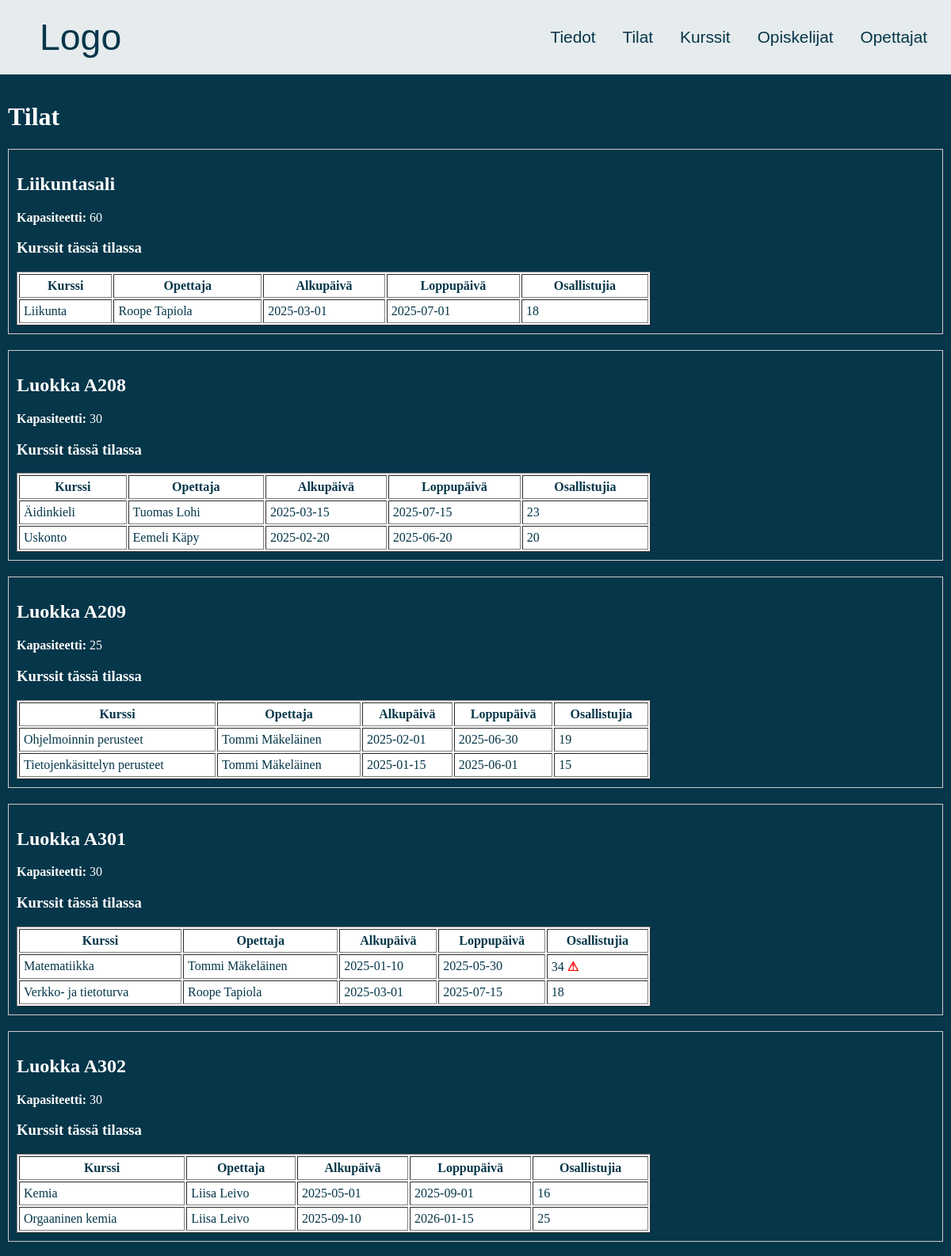
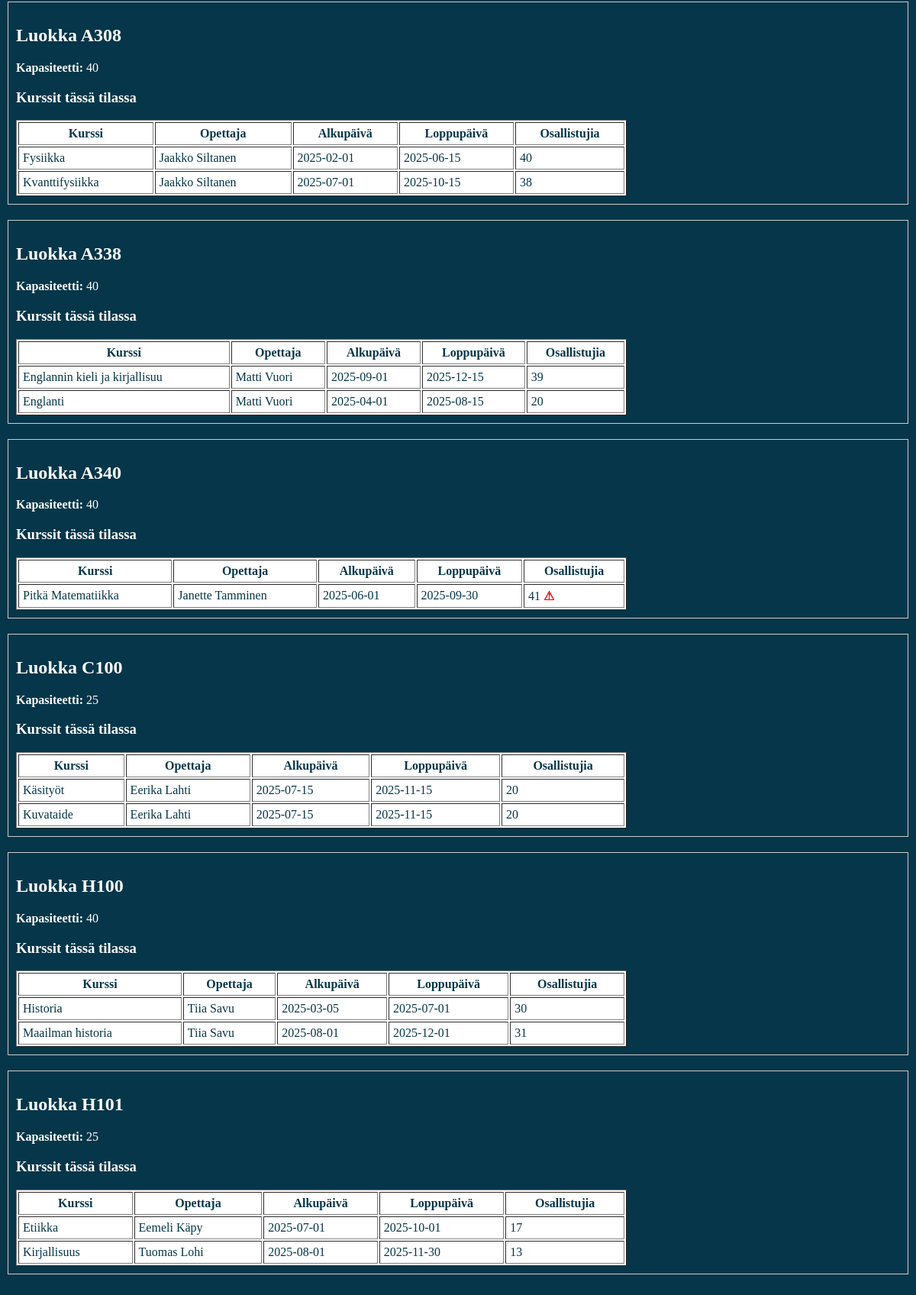
Screenshot of /Koodi/tilat.php with the database file from the repository (2 pictures, top to bottom).
### tables this page shows
CREATE TABLE `tilat` (
  `Tunnus` int(11) NOT NULL,
  `Nimi` varchar(30) NOT NULL,
  `Kapasiteetti` int(11) NOT NULL
);

CREATE TABLE `kurssit` (
  `Tunnus` int(11) NOT NULL,
  `Nimi` varchar(30) NOT NULL,
  `Kuvaus` text NOT NULL,
  `Alkupaiva` date NOT NULL,
  `Loppupaiva` date NOT NULL,
  `Opettaja` int(11) NOT NULL,
  `Tila` int(11) NOT NULL
);

CREATE TABLE `opettajat` (
  `Tunnusnumero` int(11) NOT NULL,
  `Etunimi` varchar(30) NOT NULL,
  `Sukunimi` varchar(30) NOT NULL,
  `Aine` varchar(30) NOT NULL
);

### Koodi/tilat.php (the view, shortened to what this page needs)
<?php
include 'yhteys.php';
$sql = "SELECT Tunnus, Nimi, Kapasiteetti FROM tilat ORDER BY Nimi";
$stmt = $yhteys->query($sql);
$tilat = $stmt->fetchAll(PDO::FETCH_ASSOC);
?>
<!DOCTYPE html>
<html lang="fi">
<head>
    <link rel="stylesheet" href="styles.css">
</head>
<body>
    <div class="header">
        <a href="index.php" class="logo">Logo</a>
        <div class="items">
            <a href="tiedot.php">Tiedot</a>
            <a href="tilat.php">Tilat</a>
            <a href="kurssit.php">Kurssit</a>
            <a href="opiskelijat.php">Opiskelijat</a>
            <a href="opettajat.php">Opettajat</a>
        </div>
    </div>
    <div class="content">
        <h1>Tilat</h1>
        <?php foreach ($tilat as $tila): ?>
            <div class="course-box" style="border:1px solid #ccc; padding:10px; margin-bottom:20px;">
                <h2><?= htmlspecialchars($tila['Nimi']) ?></h2>
                <p><strong>Kapasiteetti:</strong> <?= htmlspecialchars($tila['Kapasiteetti']) ?></p>
                <h3>Kurssit tässä tilassa</h3>
                <?php
                $sql2 = "SELECT k.Tunnus, k.Nimi, k.Alkupaiva, k.Loppupaiva,
                                o.Etunimi, o.Sukunimi
                         FROM kurssit k
                         LEFT JOIN opettajat o ON k.Opettaja = o.Tunnusnumero
                         WHERE k.Tila = ?
                         ORDER BY k.Nimi";
                $stmt2 = $yhteys->prepare($sql2);
                $stmt2->execute([$tila['Tunnus']]);
                $kurssit = $stmt2->fetchAll(PDO::FETCH_ASSOC);
                ?>
                <?php if (empty($kurssit)): ?>
                    <p>Ei tällä hetkellä kursseja tässä tilassa.</p>
                <?php else: ?>
                    <table border="1" cellpadding="5" style="width:100%; max-width:800px;">
                        <tr>
                            <th>Kurssi</th>
                            <th>Opettaja</th>
                            <th>Alkupäivä</th>
                            <th>Loppupäivä</th>
                            <th>Osallistujia</th>
                        </tr>
                        <?php foreach ($kurssit as $kurssi): ?>
                            <?php
                            $sql3 = "SELECT COUNT(*) AS osallistujia FROM kurssikirjautuminen WHERE Kurssi = ?";
                            $stmt3 = $yhteys->prepare($sql3);
                            $stmt3->execute([$kurssi['Tunnus']]);
                            $osallistujat = $stmt3->fetch(PDO::FETCH_ASSOC)['osallistujia'];
                            $varoitus = $osallistujat > $tila['Kapasiteetti'];
                            ?>
                            <tr>
                                <td><?= htmlspecialchars($kurssi['Nimi']) ?></td>
                                <td><?= htmlspecialchars($kurssi['Etunimi'] . ' ' . $kurssi['Sukunimi']) ?></td>
                                <td><?= htmlspecialchars($kurssi['Alkupaiva']) ?></td>
                                <td><?= htmlspecialchars($kurssi['Loppupaiva']) ?></td>
                                <td>
                                    <?= $osallistujat ?>
                                    <?php if ($varoitus): ?>
                                        <span class="warning">&#9888;</span>
                                    <?php endif; ?>
                                </td>
                            </tr>
                        <?php endforeach; ?>
                    </table>
                <?php endif; ?>
            </div>
        <?php endforeach; ?>
    </div>
</body>
</html>

### Koodi/styles.css (style rules this page uses)
html, body { margin: 0; padding: 0; min-height: 150vh; width: 100%; background-color: rgb(5, 54, 73); display: flex; flex-direction: column; }
.header { display: flex; justify-content: space-between; align-items: center; padding: 15px; background-color: rgb(255, 255, 255, 0.9); border-bottom: 0.3rem solid rgb(5, 54, 73); }
.header a { padding: 10px 15px; transition: all 0.3s ease; }
.header a { margin: 0; color: rgb(5, 54, 73); text-decoration: none; font-size: 1.3rem; font-family: 'Gill Sans', 'Gill Sans MT', Calibri, 'Trebuchet MS', sans-serif; transition: all 0.3s ease; }
.header .logo { align-items: center; padding: 5px; text-align: left; color: rgb(5, 54, 73); margin-left: 30px; text-decoration: none; font-size: 2.9rem; }
.content { color: white; padding: 10px; }
table, th, td { background-color: white; color: rgb(5, 54, 73); }

### Koodi/tilat.php (style rules this page uses)
.warning { color: red; font-weight: bold; }

### rows the page displays
tilat: Nimi "Liikuntasali", Kapasiteetti "60"
kurssit: Nimi "Liikunta", Opettaja.Sukunimi "Roope Tapiola", Alkupaiva "2025-03-01", Loppupaiva "2025-07-01", osallistujat "18"
tilat: Nimi "Luokka A208", Kapasiteetti "30"
kurssit: Nimi "Äidinkieli", Opettaja.Sukunimi "Tuomas Lohi", Alkupaiva "2025-03-15", Loppupaiva "2025-07-15", osallistujat "23"
kurssit: Nimi "Uskonto", Opettaja.Sukunimi "Eemeli Käpy", Alkupaiva "2025-02-20", Loppupaiva "2025-06-20", osallistujat "20"
tilat: Nimi "Luokka A209", Kapasiteetti "25"
kurssit: Nimi "Ohjelmoinnin perusteet", Opettaja.Sukunimi "Tommi Mäkeläinen", Alkupaiva "2025-02-01", Loppupaiva "2025-06-30", osallistujat "19"
kurssit: Nimi "Tietojenkäsittelyn perusteet", Opettaja.Sukunimi "Tommi Mäkeläinen", Alkupaiva "2025-01-15", Loppupaiva "2025-06-01", osallistujat "15"
tilat: Nimi "Luokka A301", Kapasiteetti "30"
kurssit: Nimi "Matematiikka", Opettaja.Sukunimi "Tommi Mäkeläinen", Alkupaiva "2025-01-10", Loppupaiva "2025-05-30", osallistujat "34"
kurssit: Nimi "Verkko- ja tietoturva", Opettaja.Sukunimi "Roope Tapiola", Alkupaiva "2025-03-01", Loppupaiva "2025-07-15", osallistujat "18"
tilat: Nimi "Luokka A302", Kapasiteetti "30"
kurssit: Nimi "Kemia", Opettaja.Sukunimi "Liisa Leivo", Alkupaiva "2025-05-01", Loppupaiva "2025-09-01", osallistujat "16"
kurssit: Nimi "Orgaaninen kemia", Opettaja.Sukunimi "Liisa Leivo", Alkupaiva "2025-09-10", Loppupaiva "2026-01-15", osallistujat "25"
tilat: Nimi "Luokka A308", Kapasiteetti "40"
kurssit: Nimi "Fysiikka", Opettaja.Sukunimi "Jaakko Siltanen", Alkupaiva "2025-02-01", Loppupaiva "2025-06-15", osallistujat "40"
kurssit: Nimi "Kvanttifysiikka", Opettaja.Sukunimi "Jaakko Siltanen", Alkupaiva "2025-07-01", Loppupaiva "2025-10-15", osallistujat "38"
tilat: Nimi "Luokka A338", Kapasiteetti "40"
kurssit: Nimi "Englannin kieli ja kirjallisuu", Opettaja.Sukunimi "Matti Vuori", Alkupaiva "2025-09-01", Loppupaiva "2025-12-15", osallistujat "39"
kurssit: Nimi "Englanti", Opettaja.Sukunimi "Matti Vuori", Alkupaiva "2025-04-01", Loppupaiva "2025-08-15", osallistujat "20"
tilat: Nimi "Luokka A340", Kapasiteetti "40"
kurssit: Nimi "Pitkä Matematiikka", Opettaja.Sukunimi "Janette Tamminen", Alkupaiva "2025-06-01", Loppupaiva "2025-09-30", osallistujat "41"
tilat: Nimi "Luokka C100", Kapasiteetti "25"
kurssit: Nimi "Käsityöt", Opettaja.Sukunimi "Eerika Lahti", Alkupaiva "2025-07-15", Loppupaiva "2025-11-15", osallistujat "20"
kurssit: Nimi "Kuvataide", Opettaja.Sukunimi "Eerika Lahti", Alkupaiva "2025-07-15", Loppupaiva "2025-11-15", osallistujat "20"
tilat: Nimi "Luokka H100", Kapasiteetti "40"
kurssit: Nimi "Historia", Opettaja.Sukunimi "Tiia Savu", Alkupaiva "2025-03-05", Loppupaiva "2025-07-01", osallistujat "30"
kurssit: Nimi "Maailman historia", Opettaja.Sukunimi "Tiia Savu", Alkupaiva "2025-08-01", Loppupaiva "2025-12-01", osallistujat "31"
tilat: Nimi "Luokka H101", Kapasiteetti "25"
kurssit: Nimi "Etiikka", Opettaja.Sukunimi "Eemeli Käpy", Alkupaiva "2025-07-01", Loppupaiva "2025-10-01", osallistujat "17"
kurssit: Nimi "Kirjallisuus", Opettaja.Sukunimi "Tuomas Lohi", Alkupaiva "2025-08-01", Loppupaiva "2025-11-30", osallistujat "13"
